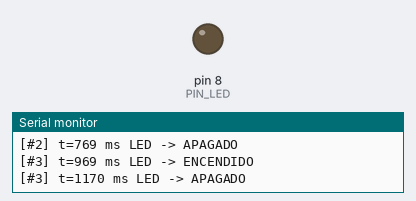
Bench run of a sketch on a simulated Arduino Uno, built with avr-gcc and run on an emulated ATmega328P. On the bench: output pins drawn as LEDs (lit = HIGH), the last lines printed to the serial monitor.

Above: at 1.4 s.
At 9.7 s:
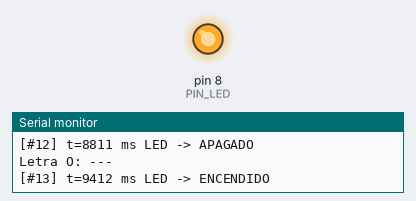
Timing chart, 0 to 10.1 s (numbered marks = the images above):
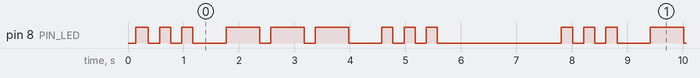

Measured:
- by itself, pin 8 (PIN_LED): repeats every 7.6 s: 2 × (LOW 0.20 s, HIGH 0.20 s), LOW 0.60 s, 2 × (HIGH 0.60 s, LOW 0.20 s), HIGH 0.60 s, LOW 0.60 s, 2 × (HIGH 0.20 s, LOW 0.20 s), HIGH 0.20 s, LOW 2.2 s, HIGH 0.20 s
- by itself, everything shown: repeats every 7.6 s, in 18 steps

The sketch:

Ejercicio3.ino
```cpp
const int PIN_LED = 8;
const int TIEMPO_CORTO = 200;
const int TIEMPO_LARGO = 600;
const int PAUSA_LETRA = 400;
const int PAUSA_REPETICION = 2000;
int numeroDestello = 0;

void setup() {
  pinMode(PIN_LED, OUTPUT);
  Serial.begin(9600);
  Serial.println("Iniciando patrón SOS con tiempo...");
  Serial.println("S = ... (3 cortos)");
  Serial.println("O = --- (3 largos)");
  Serial.println("S = ... (3 cortos)");
  Serial.println("Pausa de 2 segundos entre repeticiones");
  Serial.println("==========================================");
}

void loop() {

  Serial.println("Letra S: ...");
  for(int i = 0; i < 3; i++) {
    numeroDestello++;

    digitalWrite(PIN_LED, HIGH);
    Serial.print("[#");
    Serial.print(numeroDestello);
    Serial.print("] t=");
    Serial.print(millis());
    Serial.println(" ms LED -> ENCENDIDO");
    delay(TIEMPO_CORTO);

    digitalWrite(PIN_LED, LOW);
    Serial.print("[#");
    Serial.print(numeroDestello);
    Serial.print("] t=");
    Serial.print(millis());
    Serial.println(" ms LED -> APAGADO");
    delay(TIEMPO_CORTO);
  }

  delay(PAUSA_LETRA);

  Serial.println("Letra O: ---");
  for(int i = 0; i < 3; i++) {
    numeroDestello++;

    digitalWrite(PIN_LED, HIGH);
    Serial.print("[#");
    Serial.print(numeroDestello);
    Serial.print("] t=");
    Serial.print(millis());
    Serial.println(" ms LED -> ENCENDIDO");
    delay(TIEMPO_LARGO);

    digitalWrite(PIN_LED, LOW);
    Serial.print("[#");
    Serial.print(numeroDestello);
    Serial.print("] t=");
    Serial.print(millis());
    Serial.println(" ms LED -> APAGADO");
    delay(TIEMPO_CORTO);
  }

  delay(PAUSA_LETRA);

  Serial.println("Letra S: ...");
  for(int i = 0; i < 3; i++) {
    numeroDestello++;

    digitalWrite(PIN_LED, HIGH);
    Serial.print("[#");
    Serial.print(numeroDestello);
    Serial.print("] t=");
    Serial.print(millis());
    Serial.println(" ms LED -> ENCENDIDO");
    delay(TIEMPO_CORTO);

    digitalWrite(PIN_LED, LOW);
    Serial.print("[#");
    Serial.print(numeroDestello);
    Serial.print("] t=");
    Serial.print(millis());
    Serial.println(" ms LED -> APAGADO");
    delay(TIEMPO_CORTO);
  }

  Serial.println("--- SOS completo ---");
  Serial.print("Tiempo total transcurrido: ");
  Serial.print(millis());
  Serial.println(" ms");
  Serial.println("Esperando 2 segundos para repetir...");
  delay(PAUSA_REPETICION);
}
```
